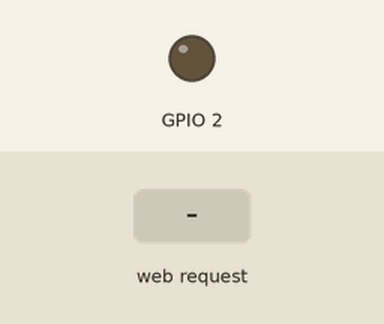
Recording of a sketch running on a simulated ESP8266 (NodeMCU). Shown: output pins drawn as LEDs (lit = HIGH). The test bench sets the inputs (shaded band). WiFi joins after 1.5 s; servers stay silent unless stated; what the sketch prints to the serial monitor is not drawn.

Above: at 2.7 s.
2.8 s: HTTP request GET /on received
At 3.3 s:
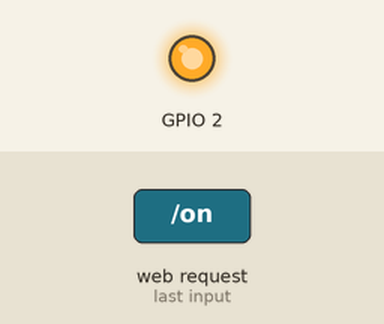
4.3 s: HTTP request GET /off received
At 5.7 s:
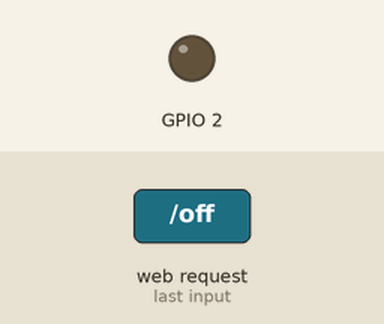
Timing chart, 0 to 7.3 s (numbered marks = the images above; inputs shaded):
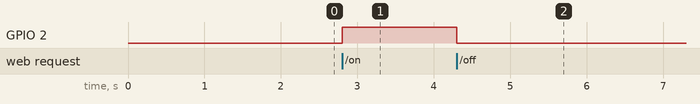

The sketch:

ESPsyncWebServer.ino
```cpp
#include <Arduino.h>
#ifdef ESP32
#include <WiFi.h>
#include <AsyncTCP.h>
#elif defined(ESP8266)
#include <ESP8266WiFi.h>
#include <ESPAsyncTCP.h>
#endif
#include <ESPAsyncWebSrv.h>

const char* ssid="Manu S21";
const char* password="xapp6304";
AsyncWebServer server(80);


void setup() {
  // put your setup code here, to run once:
  pinMode(2, OUTPUT);
  Serial.begin(115200);
  conectarse();
  server.on("/", HTTP_GET, [](AsyncWebServerRequest *request){
    int numParametros = request -> params();
    Serial.print(numParametros);
    if(numParametros == 0){
      request -> send(200,"text/html","<h1>hola mundo</h1>");
    }else{
            AsyncWebParameter *p = request -> getParam(0);
            String html = "<h1>Hola " + p->value() + " desde ESP32</h1>";
            request -> send(200,"text/html", html);
    }
  });
  server.on("/adios", HTTP_GET,[](AsyncWebServerRequest *r){
    r->send(200, "text/html", "<h1>adios</h1>");
  });
  server.on("/on", HTTP_GET,[](AsyncWebServerRequest *r){
    r->send(200, "text/html", "<h1>prendido</h1>");
    digitalWrite(2, HIGH);
  });
  server.on("/off", HTTP_GET,[](AsyncWebServerRequest *r){
    r->send(200, "text/html", "<h1>apagado</h1>");
    digitalWrite(2, LOW);
  });
  server.begin();

}

void loop() {
  // put your main code here, to run repeatedly:

}

void conectarse(){
    Serial.print("Conectando");
    Serial.println(ssid);
    WiFi.begin(ssid,password);
    while(WiFi.status() != WL_CONNECTED){
      delay(500);
      Serial.print(".");
    }
    Serial.print(WiFi.localIP());
  }
```

Measured:
- after the input at 2.8 s, GPIO 2: LOW → HIGH at once
- after the input at 4.3 s, GPIO 2: HIGH → LOW at once
